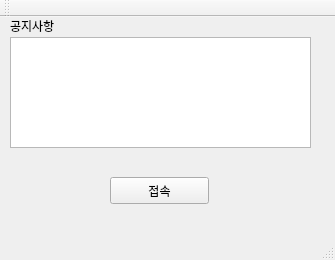
<?xml version="1.0" encoding="UTF-8"?>
<ui version="4.0">
 <class>MainWindow</class>
 <widget class="QMainWindow" name="MainWindow">
  <property name="geometry">
   <rect>
    <x>0</x>
    <y>0</y>
    <width>335</width>
    <height>260</height>
   </rect>
  </property>
  <property name="windowTitle">
   <string>MainWindow</string>
  </property>
  <widget class="QWidget" name="centralWidget">
   <widget class="QTextEdit" name="textEdit">
    <property name="geometry">
     <rect>
      <x>10</x>
      <y>20</y>
      <width>301</width>
      <height>111</height>
     </rect>
    </property>
   </widget>
   <widget class="QLabel" name="label">
    <property name="geometry">
     <rect>
      <x>10</x>
      <y>0</y>
      <width>67</width>
      <height>17</height>
     </rect>
    </property>
    <property name="text">
     <string>공지사항</string>
    </property>
   </widget>
   <widget class="QPushButton" name="connectButton">
    <property name="geometry">
     <rect>
      <x>110</x>
      <y>160</y>
      <width>99</width>
      <height>27</height>
     </rect>
    </property>
    <property name="text">
     <string>접속</string>
    </property>
   </widget>
  </widget>
  <widget class="QMenuBar" name="menuBar">
   <property name="geometry">
    <rect>
     <x>0</x>
     <y>0</y>
     <width>335</width>
     <height>25</height>
    </rect>
   </property>
  </widget>
  <widget class="QToolBar" name="mainToolBar">
   <attribute name="toolBarArea">
    <enum>TopToolBarArea</enum>
   </attribute>
   <attribute name="toolBarBreak">
    <bool>false</bool>
   </attribute>
  </widget>
  <widget class="QStatusBar" name="statusBar"/>
 </widget>
 <layoutdefault spacing="6" margin="11"/>
 <resources/>
 <connections/>
</ui>
